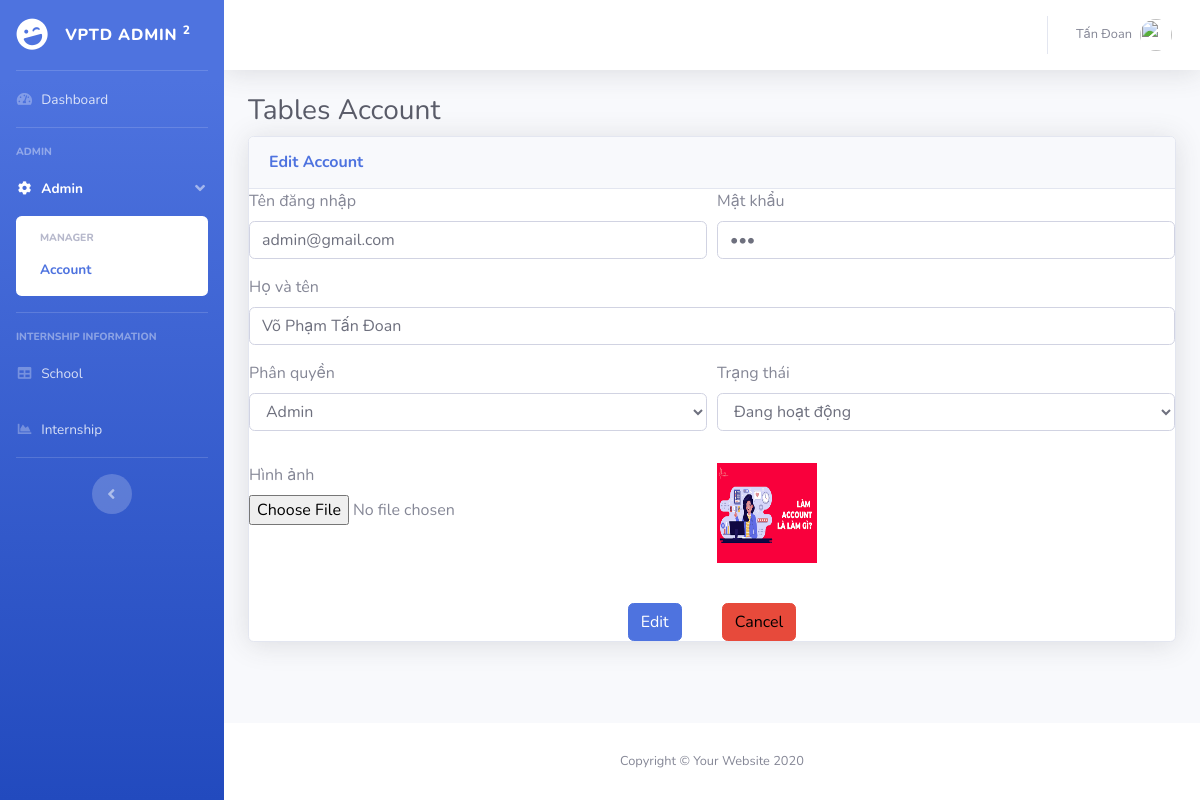
/Internship/account/editaccount.php?id=2 (signed in), run on the app's committed database.
### tables this page shows
CREATE TABLE `users` (
  `id` int(11) NOT NULL,
  `username` varchar(256) NOT NULL,
  `fullname` varchar(256) NOT NULL,
  `password` varchar(256) NOT NULL,
  `roleid` int(2) NOT NULL,
  `img` varchar(256) NOT NULL,
  `status` int(1) NOT NULL
);

CREATE TABLE `role` (
  `id` int(11) NOT NULL,
  `name` varchar(256) NOT NULL
);

### Internship/login/setSession.php (called while the page is built, shortened)
<?php
    if(isset($_SESSION["users"])){
            $fullname   =  $_SESSION['users']['fullname'];
            $image      =  $_SESSION['users']['img'];
    }else{
            header('Location: ../404.php');
            exit;
    }
?>

### Internship/database/database.php (called while the page is built, shortened)
<?php
    $db = new database(HOST, DB_USER, DB_PASSWORD, DB_NAME);
    class database {
        public $connection;
        function __construct($host, $db_user, $db_pass, $db_name){
            $this->connection = new mysqli($host, $db_user, $db_pass, $db_name);
        }
        function getData($sql){
            $result = $this->connection->query($sql);
            $data = [];
            if($result->num_rows > 0){
                while($row = $result->fetch_assoc()){
                    $data[] = $row;
                }
            }
            return $data;
        }
    }
?>

### Internship/account/editaccount.php (the view, shortened to what this page needs)
<?php
        require_once('../login/setSession.php');
        require_once('../database/database.php');
?>
<?php
    $id = $_GET['id'];
	$sqlaccount = "SELECT * FROM users WHERE id = '$id'";
	$resultaccount = $db->getData($sqlaccount);
    $userr = $resultaccount[0]['username'];
    $passs = $resultaccount[0]['password'];
    $namee = $resultaccount[0]['fullname'];
    $anhh = $resultaccount[0]['img'];
    $roleidd = $resultaccount[0]['roleid'];
    $statusss = $resultaccount[0]['status'];
?>
<!DOCTYPE html>
<html lang="en">
<head>
    <link href="../vendor/fontawesome-free/css/all.min.css" rel="stylesheet" type="text/css">
    <link href="../css/sb-admin-2.min.css" rel="stylesheet">
    <link href="../vendor/datatables/dataTables.bootstrap4.min.css" rel="stylesheet">
</head>
<body id="page-top">
    <div id="wrapper">
        <ul class="navbar-nav bg-gradient-primary sidebar sidebar-dark accordion" id="accordionSidebar">
            <a class="sidebar-brand d-flex align-items-center justify-content-center" href="index.html">
                <div class="sidebar-brand-icon rotate-n-15">
                    <i class="fas fa-laugh-wink"></i>
                </div>
                <div class="sidebar-brand-text mx-3">VPTD Admin <sup>2</sup></div>
            </a>
            <hr class="sidebar-divider my-0">
            <li class="nav-item">
                <a class="nav-link" href="../home.php">
                    <i class="fas fa-fw fa-tachometer-alt"></i>
                    <span>Dashboard</span></a>
            </li>
            <hr class="sidebar-divider">
            <div class="sidebar-heading">
                Admin
            </div>
            <li class="nav-item active">
                <a class="nav-link" href="#" data-toggle="collapse" data-target="#collapseTwo" aria-expanded="true"
                    aria-controls="collapseTwo">
                    <i class="fas fa-fw fa-cog"></i>
                    <span>Admin</span>
                </a>
                <div id="collapseTwo" class="collapse show" aria-labelledby="headingTwo"
                    data-parent="#accordionSidebar">
                    <div class="bg-white py-2 collapse-inner rounded">
                        <h6 class="collapse-header">Manager</h6>
                        <a class="collapse-item active" href="../account.php">Account</a>
                    </div>
                </div>
            </li>
            <hr class="sidebar-divider">
            <div class="sidebar-heading">
                Internship information
            </div>
            <li class="nav-item">
                <a class="nav-link" href="../school.php">
                    <i class="fas fa-fw fa-table"></i>
                    <span>School</span></a>
            </li>
            <li class="nav-item">
                <a class="nav-link" href="../internship.php">
                    <i class="fas fa-fw fa-chart-area"></i>
                    <span>Internship</span></a>
            </li>
            <hr class="sidebar-divider d-none d-md-block">
            <div class="text-center d-none d-md-inline">
                <button class="rounded-circle border-0" id="sidebarToggle"></button>
            </div>
        </ul>
        <div id="content-wrapper" class="d-flex flex-column">
            <div id="content">
                <nav class="navbar navbar-expand navbar-light bg-white topbar mb-4 static-top shadow">
                    <ul class="navbar-nav ml-auto">
                        <li class="nav-item dropdown no-arrow">
                            <a class="nav-link dropdown-toggle" href="#" id="userDropdown" role="button"
                                data-toggle="dropdown" aria-haspopup="true" aria-expanded="false">
                                <span class="mr-2 d-none d-lg-inline text-gray-600 small"><?php echo $fullname;?></span>
                                <img class="img-profile rounded-circle"
                                    src="../upload/<?php echo $image;?>">
                            </a>
                        </li>
                    </ul>
                </nav>
                <div class="container-fluid">
                    <h1 class="h3 mb-2 text-gray-800">Tables Account</h1>
                    <div class="card shadow mb-4">
                        <div class="card-header py-3">
                            <h6 class="m-0 font-weight-bold text-primary">Edit Account</h6>
                        </div>
                            <form action="" method="POST"  enctype="multipart/form-data">
                                    <div class="form-row">
                                        <div class="form-group col-md-6">
                                        <label for="inputEmail4">Tên đăng nhập</label>
                                        <input type="text" name="tendangnhap" class="form-control" id="inputEmail4" placeholder="@ Nhập tên đăng nhập" value="<?php echo $userr;?>">
                                        </div>
                                        <div class="form-group col-md-6">
                                        <label for="inputPassword4">Mật khẩu</label>
                                            <input type="password" name="matkhau" class="form-control" id="inputPassword4" placeholder="Nhập mật khẩu" value="<?php echo $passs;?>">
                                        </div>
                                    </div>
                                    <div class="form-group">
                                            <label for="inputPassword4">Họ và tên</label>
                                            <input type="text" name="hovaten" class="form-control" id="inputPassword4" placeholder="Nhập họ và tên" value="<?php echo $namee;?>">
                                    </div>
                                    <div class="form-row">
                                        <div class="form-group col-md-6">
                                            <div class="form-group">
                                                <label for="exampleFormControlSelect1">Phân quyền</label>
                                                        <select class="form-control" id="exampleFormControlSelect1" name="role">
                                                        <?php
                                                            $sqlrole = "SELECT * FROM role";
                                                            $resultrole = $db->getData($sqlrole);
                                                            foreach($resultrole as $rowrole){
                                                        ?>
                                                            <option value="<?php echo $rowrole['id'];?>"
                                                            <?php if($rowrole['id'] == $roleidd){echo "selected";}?>>
                                                            <?php echo $rowrole['name'];?></option>
                                                        <?php } ?>
                                                        </select>
                                            </div>
                                        </div>
                                        <div class="form-group col-md-6">
                                            <div class="form-group">
                                            <label for="inputState">Trạng thái</label>
                                                <select id="inputState" class="form-control" name="status">
                                                    <?php if($statusss == 1){?>
                                                        <option value="1">Đang hoạt động</option>
                                                    <?php }else{ ?>
                                                        <option value="2">Ngừng hoạt động</option>
                                                        <option value="1">Đang hoạt động</option>
                                                    <?php } ?>
                                                </select>
                                            </div>
                                        </div>
                                    </div>
                                    <div class="form-row">
                                        <div class="form-group col-md-6">
                                                <label for="exampleFormControlFile1">Hình ảnh</label>
                                                <input name="c_img" type="file" class="form-control-file" id="exampleFormControlFile1">
                                        </div>
                                        <div class="form-group col-md-6">
                                            <label for="inputPassword4"><img style="width: 100px; height:100px;" src="../upload/<?php echo $anhh;?>" alt=""></label>
                                        </div>
                                    </div>
                                    <div style="display: flex; align-items: center;justify-content: center;">
                                        <button name="edit_account" style="margin: 0 20px;" type="submit" class="btn btn-primary">Edit</button>
                                        <button style="margin: 0 20px;" type="submit" class="btn btn-danger">
                                            <a href="../account.php" style="color: black;">Cancel</a>
                                        </button>
                                    </div>
                            </form>
                    </div>
                </div>
            </div>
            <footer class="sticky-footer bg-white">
                <div class="container my-auto">
                    <div class="copyright text-center my-auto">
                        <span>Copyright &copy; Your Website 2020</span>
                    </div>
                </div>
            </footer>
        </div>
    </div>
</body>
</html>

### data on the page
users: tendangnhap "admin@gmail.com", hovaten "Võ Phạm Tấn Đoan", role "Admin", status "Đang hoạt động", img (picture)

### other printed values
$fullname "Tấn Đoan"
